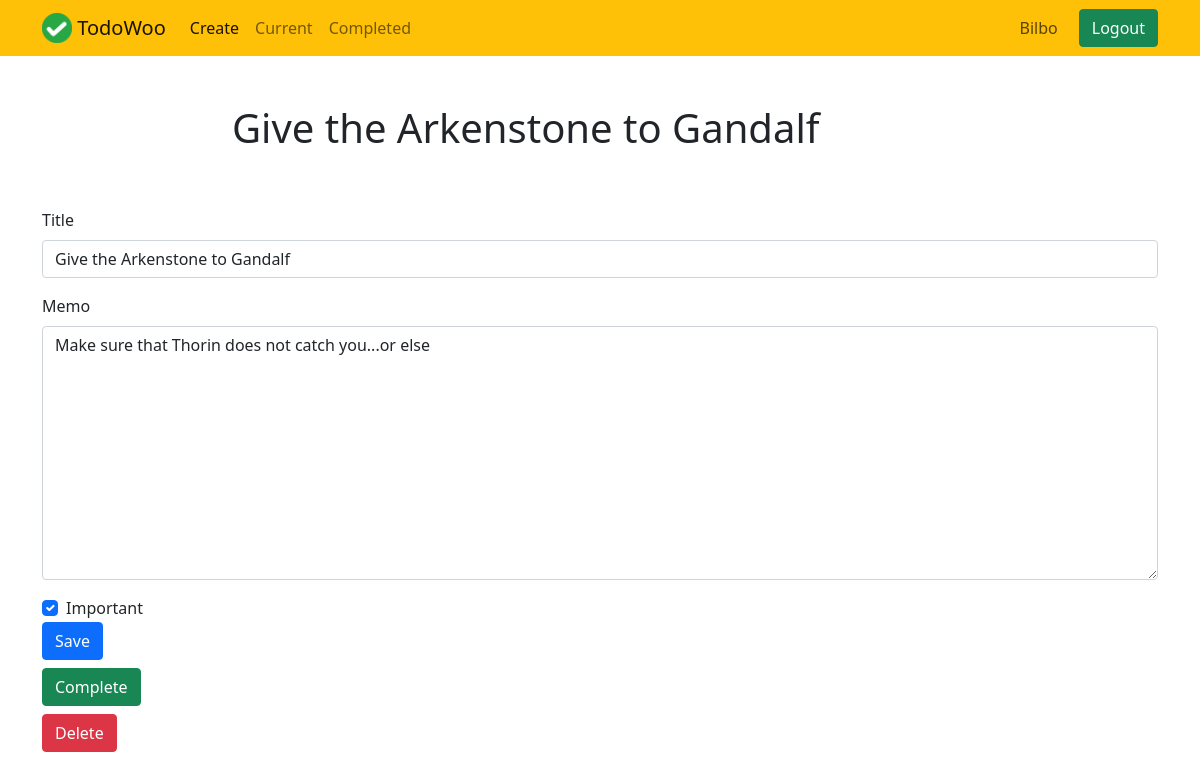
The app's page /todo/28 (signed in) with its own data.
### todo/models.py (models this page shows, shortened)
class Todo(models.Model):
	title = models.CharField(max_length=100)
	memo = models.TextField(blank=True)
	created = models.DateTimeField(auto_now_add=True)
	datecompleted = models.DateTimeField(null=True, blank=True)
	important = models.BooleanField(default=False)
	user = models.ForeignKey(User, on_delete=models.CASCADE)

### todo/views.py (the view, shortened to what this page needs)
# urls.py: path('todo/<int:todo_pk>', views.viewtodo, name='viewtodo'),
@login_required
def viewtodo(request, todo_pk):
	todo = get_object_or_404(Todo, pk=todo_pk, user = request.user)
	if request.method=='GET':
		form = TodoForm(instance=todo)
		return render(request, 'todo/viewtodo.html', {'todo': todo, 'form': form})

### todo/forms.py
class TodoForm(ModelForm):
	class Meta:
		model = Todo
		fields = ['title', 'memo', 'important']

### todo/templates/todo/viewtodo.html (shortened to what this page needs)
{% extends 'todo/base.html' %}
{% block content %}
<div class="row justify-content-center mt-5">
    <div class="col-md-8">
        <h1>{{ todo.title }}</h1>
    </div>
</div>
<div class="row justify-content-center mt-5">
	<form method="POST">
		<div class="mb-3">
		    <label for="title" class="form-label"> Title</label>
		    <input type="form-text" name="title" class="form-control" id="title" value="{{ todo.title }}" required>
		</div>
		<div class="mb-3">
			<label for="memo" class="form-label">Memo</label>
			<textarea name="memo" class="form-control" id="memo" rows="10">{{ todo.memo }}</textarea>
		</div>
		<div class="form-check">
			<input class="form-check-input" type="checkbox" name="important" id="important" {% if todo.important %}checked{% endif %}>
			<label class="form-check-label" for="important">
				Important
			</label>
		</div>
		<button type="submit" class="btn btn-primary">Save</button>
	</form>
	<form method="POST" action="{% url 'completetodo' todo.id %}">
		<button id="complete" type="submit" class="btn btn-success mt-2">Complete</button>
	</form>
	<form method="POST" action="{% url 'deletetodo' todo.id %}">
		<button id="delete" type="submit" class="btn btn-danger mt-2">Delete</button>
	</form>
</div>
{% endblock %}

### todo/templates/todo/base.html (shortened to what this page needs)
{% load static %}
<!doctype html>
<html lang="en">
  <head>
    <link href="https://cdn.jsdelivr.net/npm/bootstrap@5.1.3/dist/css/bootstrap.min.css" rel="stylesheet">
  </head>
  <body>
  	<nav class="navbar navbar-expand-lg navbar-light bg-warning mb-5">
	  <div class="container">
	    <a class="navbar-brand" href="{% url 'home' %}">
	    	<img src="{% static 'todo/logo.png' %}" width="30" height="30" class="d-inline-block align-top">
	    	<span>TodoWoo</span>
	    </a>
	    {% if user.is_authenticated %}
	    <div class="collapse navbar-collapse" id="navbarSupportedContent">
	      <ul class="navbar-nav me-auto mb-2 mb-lg-0">
	        <li class="nav-item {{ create }}">
	          <a class="nav-link active" aria-current="page" href="{% url 'createtodo' %}">Create</a>
	        </li>
	        <li class="nav-item {{ current }}">
	          <a class="nav-link" href="{% url 'currenttodos' %}">Current</a>
	        </li>
	        <li class="nav-item {{ completed }}">
	          <a class="nav-link" href="{% url 'completedtodos' %}">Completed</a>
	        </li>
	      </ul>
	      <ul class="navbar-nav ml-auto">
	      	<li class="nav-item">
				<button class="btn btn-warning me-2" type="button" disabled>{{ user.username|title }}</button>
	      	</li>
	      	<li class="nav-item">
	      		<form class="d-flex" action="{% url 'logoutuser' %}" method="POST">
	        		<button class="btn btn-success" type="submit">Logout</button>
	      		</form>
	      	</li>
	      </ul>
	      {% endif%}
	    </div>
	  </div>
	</nav>
	<div class="container mt-5">
	{% block content %}{% endblock %}
	</div>
  </body>
</html>

### records on screen
Todo: title "Give the Arkenstone to Gandalf", memo "Make sure that Thorin does not catch you...or else", important "☑"

### other values on screen
{{ user.username|title }} "Bilbo"
